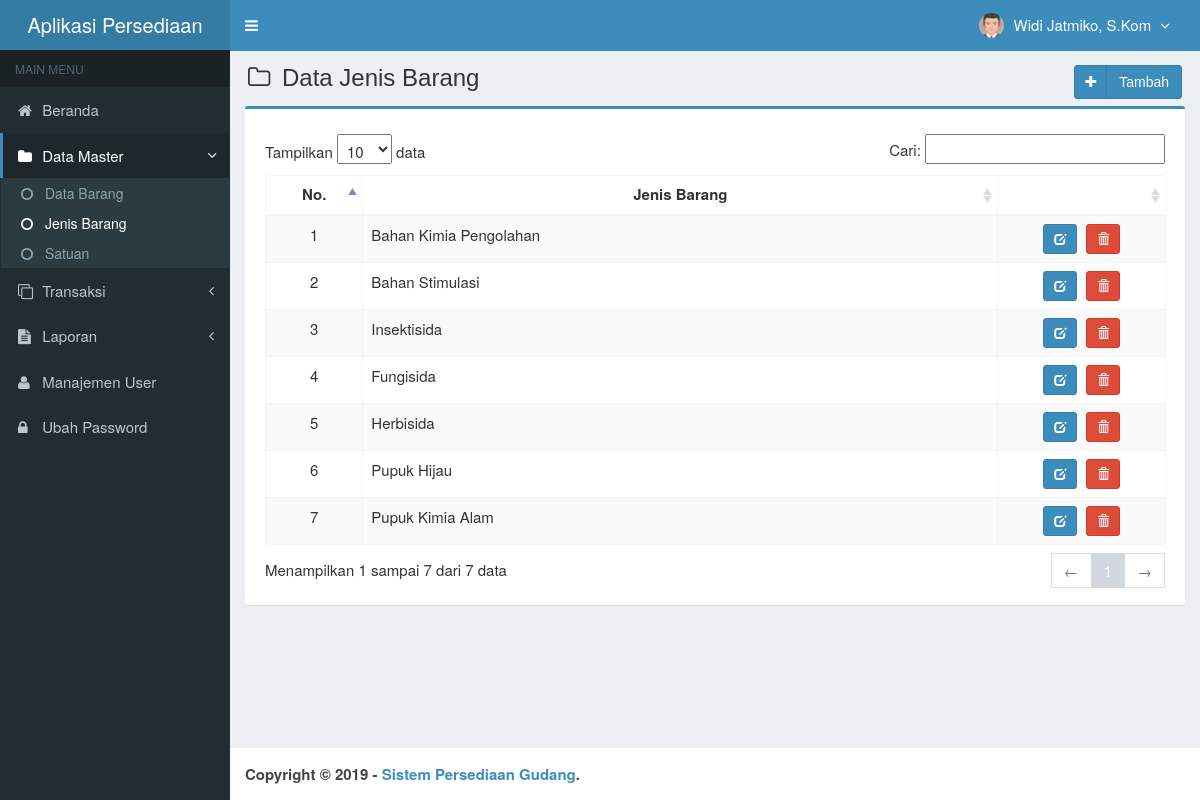
Page /main.php?module=jenis (signed in) on the committed database.
### tables this page shows
CREATE TABLE IF NOT EXISTS `is_users` (
`id_user` smallint(6) NOT NULL,
  `username` varchar(50) NOT NULL,
  `nama_user` varchar(50) NOT NULL,
  `password` varchar(50) NOT NULL,
  `email` varchar(50) DEFAULT NULL,
  `telepon` varchar(13) DEFAULT NULL,
  `foto` varchar(100) DEFAULT NULL,
  `hak_akses` enum('Super Admin','Manajer','Gudang') NOT NULL,
  `status` enum('aktif','blokir') NOT NULL DEFAULT 'aktif',
  `created_at` timestamp NOT NULL DEFAULT CURRENT_TIMESTAMP,
  `updated_at` timestamp NOT NULL DEFAULT CURRENT_TIMESTAMP ON UPDATE CURRENT_TIMESTAMP
);

CREATE TABLE IF NOT EXISTS `is_jenis_barang` (
`id_jenis` int(11) NOT NULL,
  `nama_jenis` varchar(50) NOT NULL,
  `created_user` smallint(6) NOT NULL,
  `created_date` timestamp NOT NULL DEFAULT CURRENT_TIMESTAMP,
  `updated_user` smallint(6) NOT NULL,
  `updated_date` timestamp NOT NULL DEFAULT CURRENT_TIMESTAMP ON UPDATE CURRENT_TIMESTAMP
);

### modules/jenis/view.php (the view, shortened to what this page needs)
<section class="content-header">
  <h1>
    <i class="fa fa-folder-o icon-title"></i> Data Jenis Barang
    <a class="btn btn-primary btn-social pull-right" href="?module=form_jenis&form=add" title="Tambah Data" data-toggle="tooltip">
      <i class="fa fa-plus"></i> Tambah
    </a>
  </h1>
</section>
<section class="content">
  <div class="row">
    <div class="col-md-12">
      <div class="box box-primary">
        <div class="box-body">
          <table id="dataTables1" class="table table-bordered table-striped table-hover">
            <thead>
              <tr>
                <th class="center">No.</th>
                <th class="center">Jenis Barang</th>
                <th></th>
              </tr>
            </thead>
            <tbody>
            <?php
            $no = 1;
            $query = mysqli_query($mysqli, "SELECT * FROM is_jenis_barang ORDER BY id_jenis DESC")
                                            or die('Ada kesalahan pada query tampil Data Jenis Barang: '.mysqli_error($mysqli));
            while ($data = mysqli_fetch_assoc($query)) {
              echo "<tr>
                      <td width='40' class='center'>$no</td>
                      <td width='350'>$data[nama_jenis]</td>
                      <td class='center' width='80'>
                        <div>
                          <a data-toggle='tooltip' data-placement='top' title='Ubah' style='margin-right:5px' class='btn btn-primary btn-sm' href='?module=form_jenis&form=edit&id=$data[id_jenis]'>
                              <i style='color:#fff' class='glyphicon glyphicon-edit'></i>
                          </a>";
            ?>
                          <a data-toggle="tooltip" data-placement="top" title="Hapus" class="btn btn-danger btn-sm" href="modules/jenis/proses.php?act=delete&id=<?php echo $data['id_jenis'];?>" onclick="return confirm('Anda yakin ingin menghapus Jenis Barang <?php echo $data['nama_jenis']; ?> ?');">
                              <i style="color:#fff" class="glyphicon glyphicon-trash"></i>
                          </a>
            <?php
              echo "    </div>
                      </td>
                    </tr>";
              $no++;
            }
            ?>
            </tbody>
          </table>
        </div>
      </div>
    </div>
  </div>
</section><!-- /.content

### top-menu.php (shortened to what this page needs)
<?php
require_once "config/database.php";
$query = mysqli_query($mysqli, "SELECT id_user, nama_user, foto, hak_akses FROM is_users WHERE id_user='$_SESSION[id_user]'")
                                or die('Ada kesalahan pada query tampil Manajemen User: '.mysqli_error($mysqli));
$data = mysqli_fetch_assoc($query);
?>
<li class="dropdown user user-menu">
  <a href="#" class="dropdown-toggle" data-toggle="dropdown">
  <?php
  if ($data['foto']=="") { ?>
    <img src="images/user/user-default.png" class="user-image" alt="User Image"/>
  <?php
  }
  else { ?>
    <img src="images/user/<?php echo $data['foto']; ?>" class="user-image" alt="User Image"/>
  <?php
  }
  ?>
    <span class="hidden-xs"><?php echo $data['nama_user']; ?> <i style="margin-left:5px" class="fa fa-angle-down"></i></span>
  </a>
</li>

### assets/css/style.css (style rules this page uses)
.btn-social *:first-child { border-right: 1px solid rgba(0, 0, 0, 0.1); bottom: 0; font-size: 1em !important; left: 0; line-height: 32px !important; position: absolute; text-align: center; top: 0; width: 32px !important; }
.content-header { padding: 15px 18px 0; position: relative; }
.center { text-align:center; }
.icon-title { margin-right: 5px; }
body { background-color: #fff; color: #333; font-size: 15px; line-height: 1.42857; }

### rows in the picture
is_users: foto (picture), nama_user "Widi Jatmiko, S.Kom"
is_jenis_barang: nama_jenis "Bahan Kimia Pengolahan"
is_jenis_barang: nama_jenis "Bahan Stimulasi"
is_jenis_barang: nama_jenis "Insektisida"
is_jenis_barang: nama_jenis "Fungisida"
is_jenis_barang: nama_jenis "Herbisida"
is_jenis_barang: nama_jenis "Pupuk Hijau"
is_jenis_barang: nama_jenis "Pupuk Kimia Alam"
